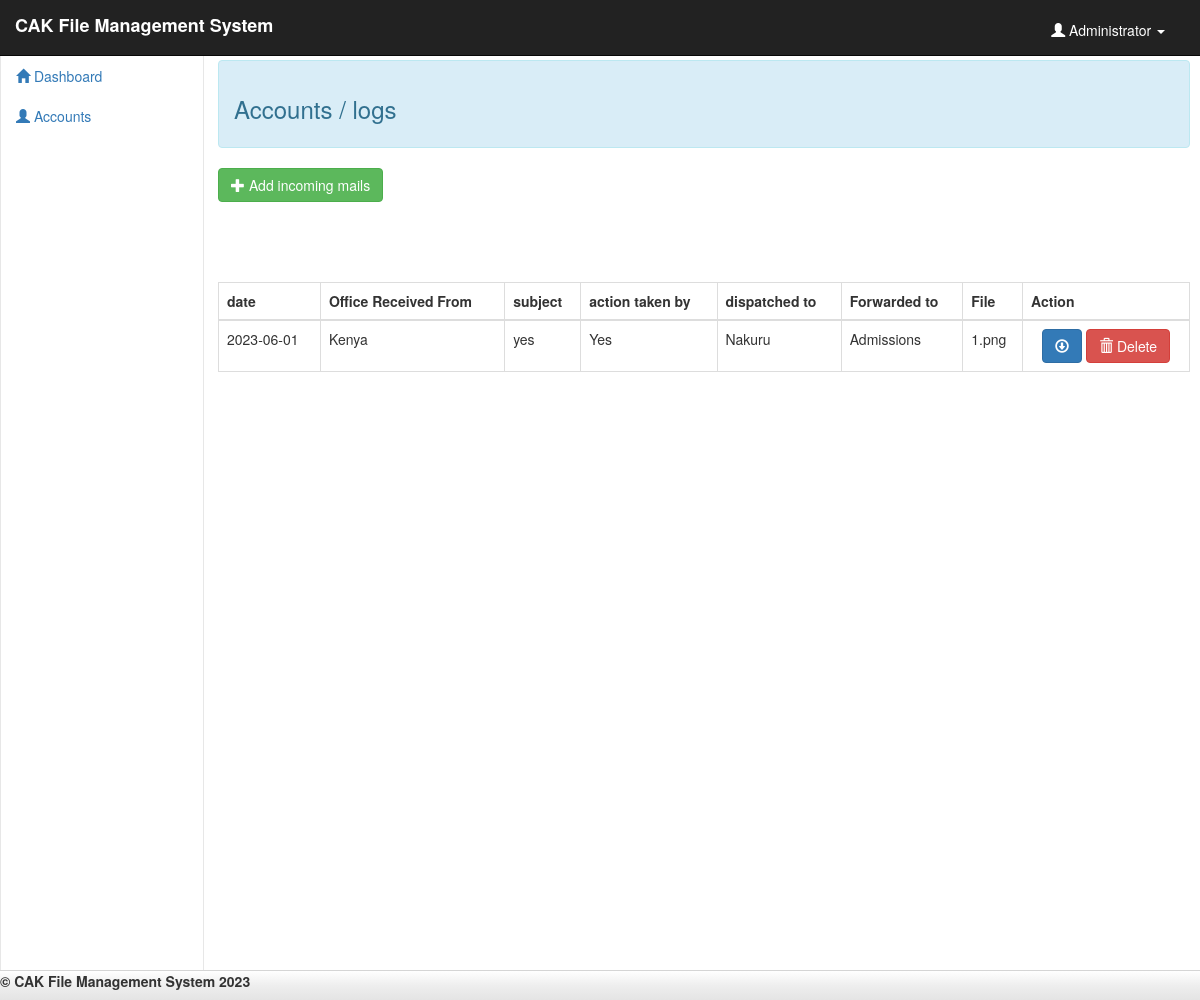
/admin/logs.php (signed in), run on an earlier commit of the app's database.
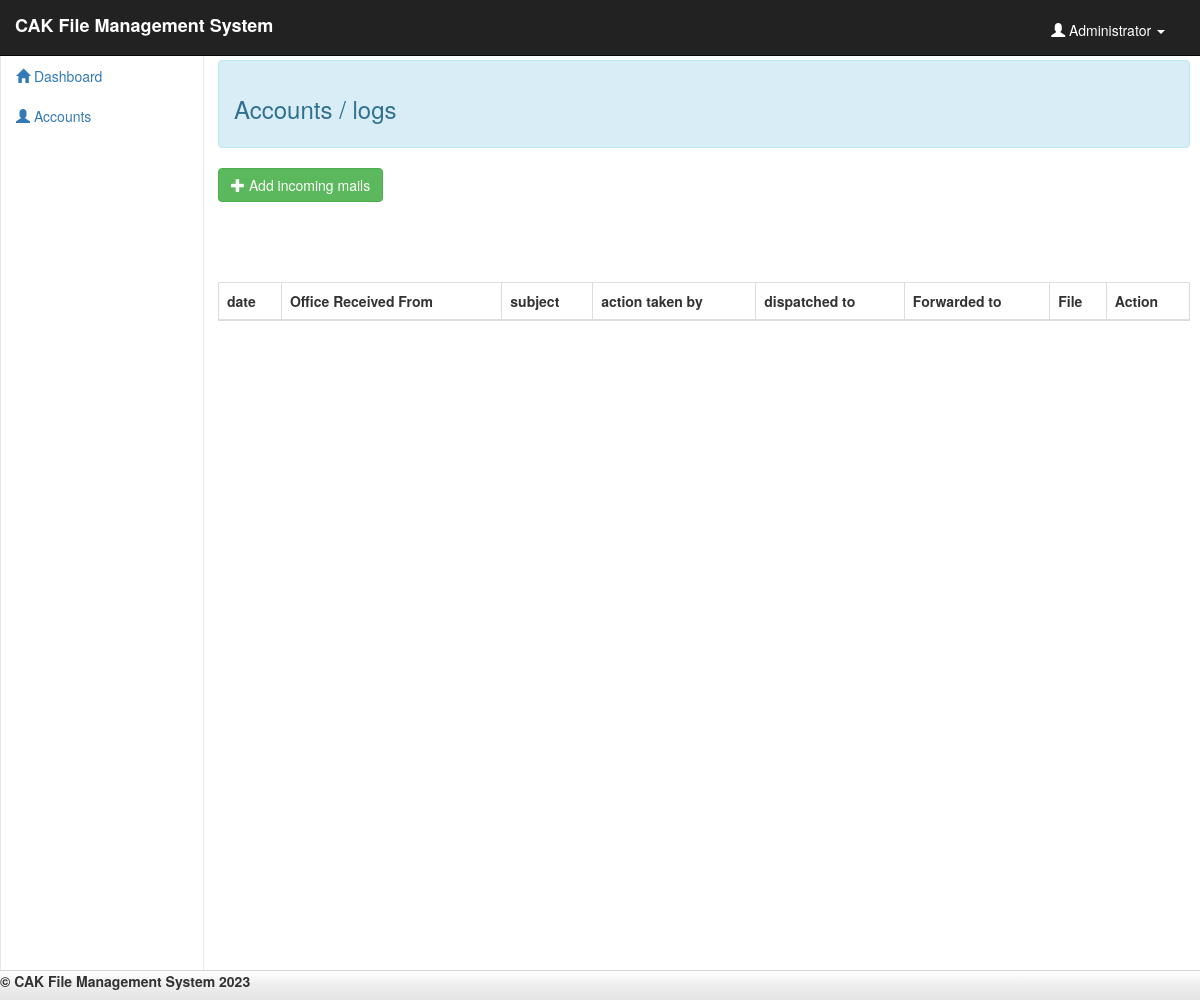
And on a later commit of the database.
### tables this page shows
CREATE TABLE `logs` (
  `file_id` int(23) NOT NULL,
  `date` date NOT NULL,
  `Forwarded_to` varchar(50) NOT NULL,
  `subject` varchar(100) NOT NULL,
  `action_taken_by` varchar(30) NOT NULL,
  `dispatched_to` varchar(20) NOT NULL,
  `received_from` varchar(50) NOT NULL,
  `file_path` varchar(100) NOT NULL
);

### admin/logs.php (the view, shortened to what this page needs)
<!DOCTYPE html>
<?php
	require_once 'conn.php'
?>
<html lang = "en">
	<head>
		<link rel = "stylesheet" type = "text/css" href = "css/bootstrap.css" />
		<link rel = "stylesheet" type = "text/css" href = "css/jquery.dataTables.css" />
		<link rel = "stylesheet" type = "text/css" href = "css/style.css" />
	</head>
<body>
	<nav class="navbar navbar-default navbar-fixed-top navbar-inverse">
		<div class="container-fluid">
			<label class="navbar-brand">CAK File Management System</label>
			<?php
				$query = mysqli_query($conn, "SELECT * FROM `user` WHERE `user_id` = '$_SESSION[user]'") or die(mysqli_error());
				$fetch = mysqli_fetch_array($query);
			?>
			<ul class = "nav navbar-right">
				<li class = "dropdown">
					<a class = "user dropdown-toggle" data-toggle = "dropdown" href = "#">
						<span class = "glyphicon glyphicon-user"></span>
						<?php
							echo $fetch['firstname']." ".$fetch['lastname'];
						?>
						<b class = "caret"></b>
					</a>
				</li>
			</ul>
		</div>
	</nav>
	<?php include 'sidebar.php'?>
	<div id = "content">
		<br /><br /><br />
		<div class="alert alert-info"><h3>Accounts / logs</h3></div>
		<button class="btn btn-success" data-toggle="modal" data-target="#form_modal"><span class="glyphicon glyphicon-plus"></span> Add incoming mails</button><br>
		<table id = "table" class="table table-bordered">
			<thead>
				<tr>
					<th>date</th><br>
					<th>Office Received From</th><br>
					<th>subject</th><br>
					<th>action taken by</th><br>
					<th>dispatched to</th>
					<th>Forwarded to</th>
					<th>File</th>
					<th>Action</th>
				</tr>
			</thead>
			<tbody>
				<?php
					$query = mysqli_query($conn, "SELECT * FROM `logs`") or die(mysqli_error());
					while($fetch = mysqli_fetch_array($query)){
				?>
					<tr class="del_logs<?php echo $fetch['file_id']?>">
						<td><?php echo $fetch['date']?></td>
						<td><?php echo $fetch['received_from']?></td>
						<td><?php echo $fetch['subject']?></td>
						<td><?php echo $fetch['action_taken_by']?></td>
						<td><?php echo $fetch['dispatched_to']?></td>
						<td><?php echo $fetch['Forwarded_to']?></td>
						<td><?php echo $fetch['file_path']?></td>
						<td><center><a href="<?php echo $fetch['file_path'] ?>" class="btn btn-primary" download><span class="glyphicon glyphicon-download"></span></a>
						<button class="btn btn-danger btn-delete" id="<?php echo $fetch['file_id']?>" type="button"><span class="glyphicon glyphicon-trash"></span> Delete</button></center></td>
					</tr>
				<?php
					}
				?>
			</tbody>
		</table>
	</div>
	<div id = "footer">
		<label class = "footer-title">&copy; CAK File Management System <?php echo date("Y", strtotime("+8 HOURS"))?></label>
	</div>
</body>
</html>

What changed in the data, as far as the page shows it:
removed logs: date "2023-06-01", received_from "Kenya", subject "yes", action_taken_by "Yes", dispatched_to "Nakuru", Forwarded_to "Admissions", file_path "1.png"
